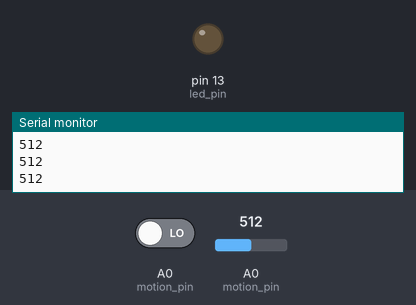
A sketch run on a simulated Arduino Uno, built with avr-gcc and run on an emulated ATmega328P. Parts: output pins drawn as LEDs (lit = HIGH), the last lines printed to the serial monitor. Inputs (shaded band) come from the test bench; at power-on: A0 (motion_pin) LOW, A0 (motion_pin) = 512.

Above: at 1.3 s.
1.4 s: A0 (motion_pin) driven HIGH
At 2.4 s:
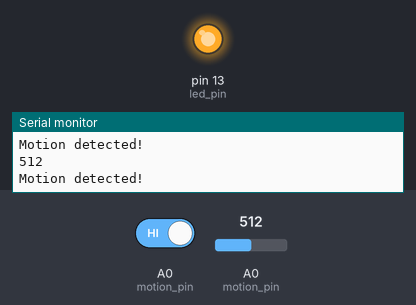
3.0 s: A0 (motion_pin) driven LOW
At 3.6 s:
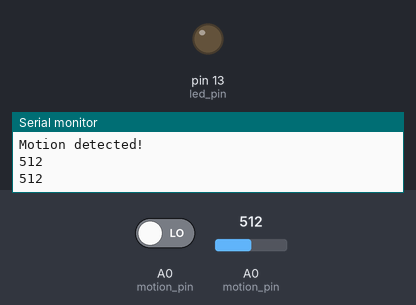
Timing chart, 0 to 6.0 s (numbered marks = the images above; inputs shaded):
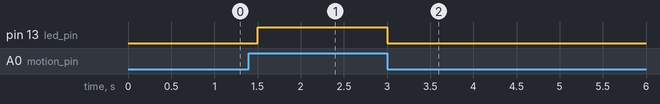

The sketch:

sketch_oct07g.ino
```cpp
int led_pin = 13;       //LED 핀 번호
int motion_pin = A0;    //인체감지 센서 핀 번호

void setup()
{
  Serial.begin(9600);
  pinMode(led_pin, OUTPUT);     //LED 핀을 출력으로 설정
  pinMode(motion_pin, INPUT);   //인체감지센서 입력핀 설정
}

void loop()
{
  Serial.println(analogRead(motion_pin));
  if(digitalRead(motion_pin) == 1)  //인체감지 센서에서 움직임이 감지되면 수행
  {
     digitalWrite(led_pin, HIGH);       //LED를 켬
     Serial.println("Motion detected!");//"Motion detected!"출력

  }
  else  //움직임이 없는경우 수행
  {
    digitalWrite(led_pin, LOW);         //LED를 끔
  }
  delay(500);
}
```

Measured:
- after the input at 1.4 s, pin 13 (led_pin): LOW → HIGH after 0.10 s
- after the input at 3.0 s, pin 13 (led_pin): HIGH → LOW at once
